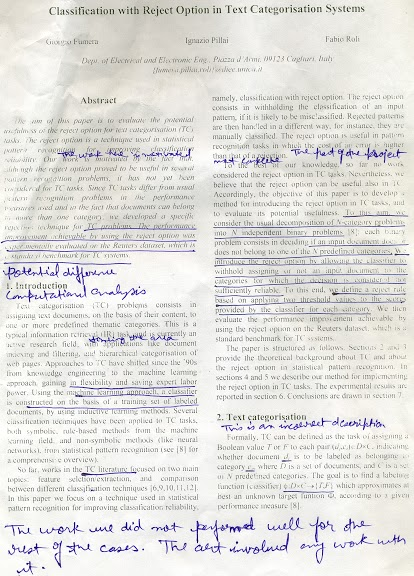
#> input picture Train_img/train_001.jpeg, 414 x 576 px, found by its file name; its folder holds 4 pictures in this run
$ python Img_Gray_Binary.py
#> lines starting #> are read from the running program, lines starting #| are printed output that depends on the picture
import numpy as np
import cv2
import os

def gray_converter(train_img):

#> called with train_img = 'train_001.jpeg'
    number = train_img[6:]
    img = cv2.imread(r'C:\Users\india\Desktop\Yash\DE_Image_Analysis\Train_img\train_'+ number)
#> img is the input picture: shape (576, 414, 3); mean B, G, R 221.7, 224.7, 225.5
    # height, width, channel = img.shape
    img_grayscale = cv2.cvtColor(img, cv2.COLOR_BGR2GRAY)
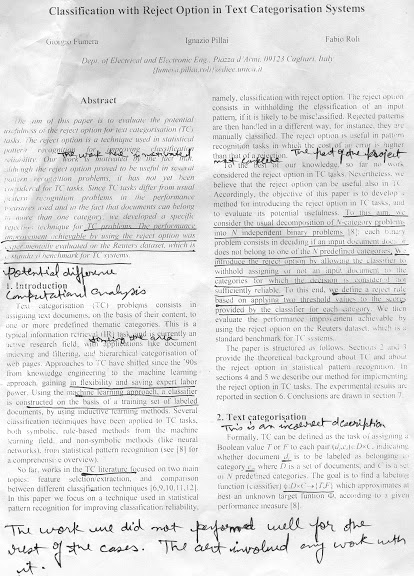
#> img_grayscale: shape (576, 414); min 1, max 255, mean 224.7
#> pass 3 of the loop `for entry in entries:`:
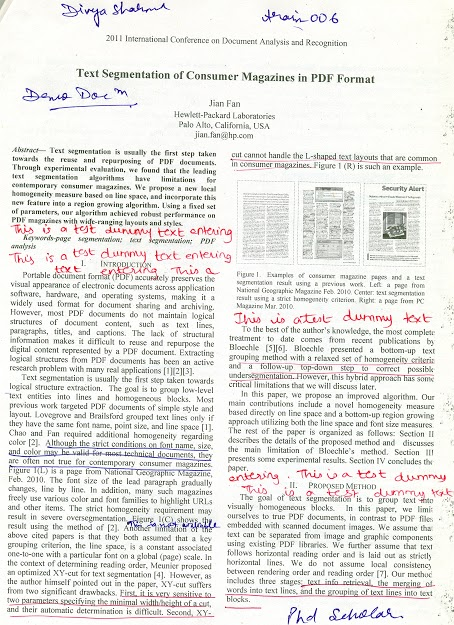
#> input picture Train_img/train_006.jpeg, 454 x 625 px, found by its file name
#> in gray_converter, img is the input picture: shape (625, 454, 3); mean B, G, R 227.6, 230.8, 231.3
#> in gray_converter (call 3), `img_grayscale = cv2.cvtColor(img, cv2.COLOR_BGR2GRAY)`:
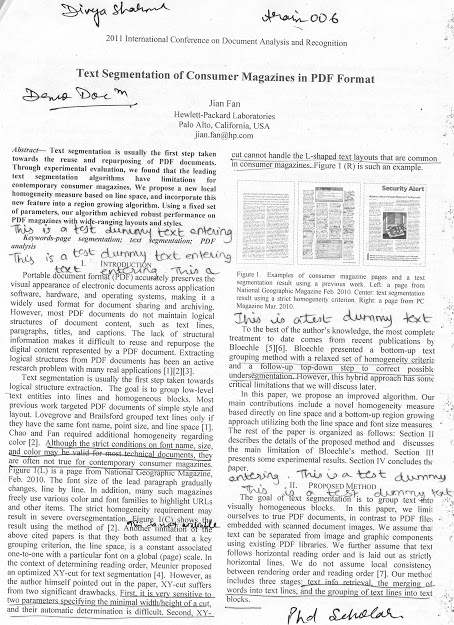
#> img_grayscale: shape (625, 454); min 1, max 255, mean 230.6
#> the loop made 4 passes; the first 3 are shown
    path = r'C:\Users\india\Desktop\Yash\DE_Image_Analysis\Grayscale'
    cv2.imwrite(os.path.join(path, 'grayscale_' +
                             number), img_grayscale)

    # cv2.imshow('image', img_grayscale)
    # cv2.waitKey(0)
    # cv2.destroyAllWindows()

def binary_converter(gray_img):

    number = gray_img[10:]
    img = cv2.imread(r'C:\Users\india\Desktop\Yash\DE_Image_Analysis\Grayscale\grayscale_'+ number)
    (thresh, blackAndWhiteImage) = cv2.threshold(img, 180, 255, cv2.THRESH_BINARY)
    path = r'C:\Users\india\Desktop\Yash\DE_Image_Analysis\Binary'
    cv2.imwrite(os.path.join(path, 'binary_' +
                             number), blackAndWhiteImage)

    # cv2.imshow('image', blackAndWhiteImage)
    # cv2.waitKey(0)
    # cv2.destroyAllWindows()


entries = os.listdir('Train_img/')
for entry in entries:
    gray_converter(entry)

#> (the run stopped early here; a loop or call above may not have finished)
